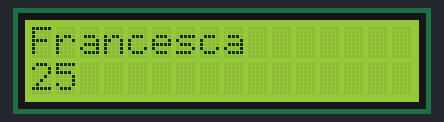
The sketch below on a simulated Arduino Uno, built with avr-gcc and run on an emulated ATmega328P. Parts: 16×2 character LCD.

Above: at 0.16 s.

The sketch:

switch_name_and_age_lcd_circuit1.ino
```cpp
#include <LiquidCrystal.h>

//create an instance of the LiquidCrystal class called lcd, initialising the relevant pins

LiquidCrystal lcd(12, 11, 6, 5, 4, 3);
bool toggleDisplay; // boolean for switching display

struct myData
{
    uint8_t Age = 25;
    char FirstName[10] = {'F', 'r', 'a', 'n', 'c', 'e', 's', 'c', 'a', '\0'};
} myName;

void setup()
{
   // myName.Age = 24;
   // myName.FirstName = {'F', 'r', 'a', 'n', 'c', 'e', 's', 'c', 'a', '\0'};
    lcd.begin(16,2);
    toggleDisplay = true;
}


void loop()
{
    switch (toggleDisplay){
        case true:
            lcd.print(myName.FirstName);
            lcd.setCursor(0, 1);
            lcd.print(myName.Age);
            delay(200);
            lcd.clear();
      		toggleDisplay = false;
            break;

        case false:
            lcd.print(myName.Age);
            lcd.setCursor(0, 1);
            lcd.print(myName.FirstName);
            delay(200);
            lcd.clear();
      		toggleDisplay = true;
            break;

        default:
            break;
    }
}
```
